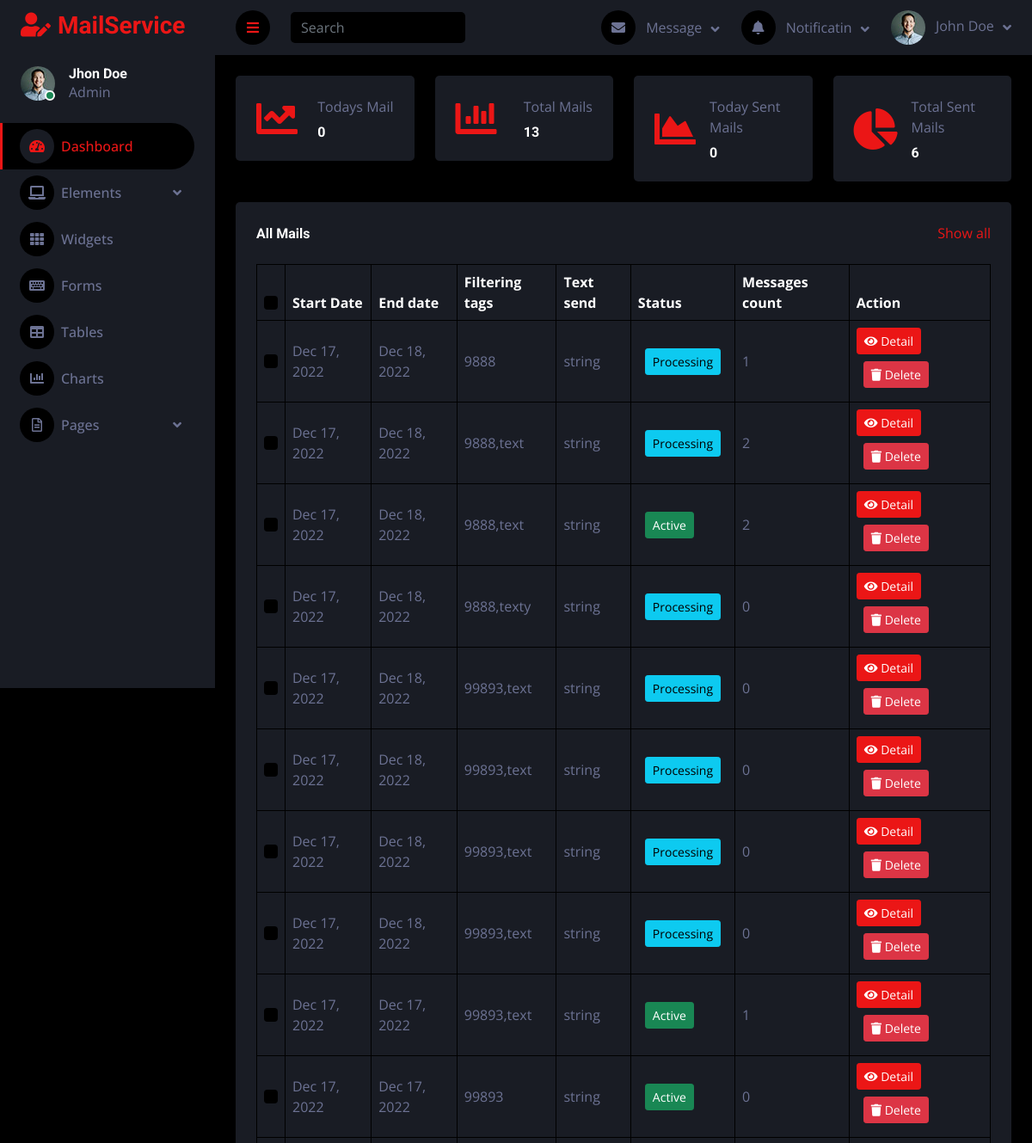
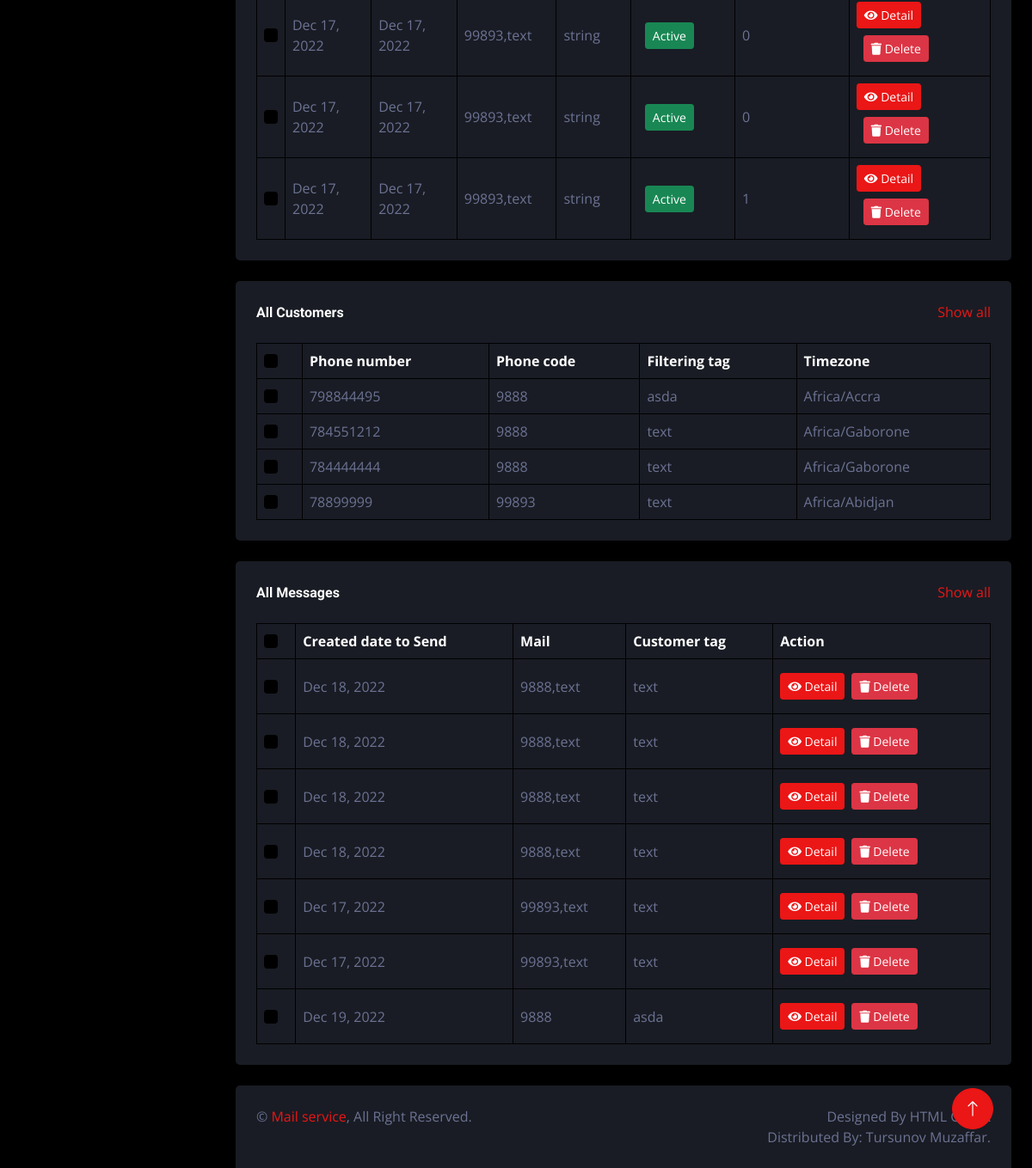
Screenshot of / (signed in) with the database file from the repository (2 pictures, top to bottom).
### main/models.py (models this page shows, shortened)
class Mails(models.Model):
  start_date = models.DateTimeField()
  text_approval = models.TextField(default='')
  fil_code_teg =models.CharField(max_length=255)
  end_date = models.DateTimeField()
  used =models.BooleanField(default=False)
  def __str__(self):
    return self.fil_code_teg

class Messages(models.Model):
  created_date_to_send =models.DateTimeField()
  status = models.CharField(max_length=50)
  mail = models.ForeignKey('Mails',on_delete=models.CASCADE,related_name='messages_m')
  customer =models.ForeignKey(Customer,on_delete=models.CASCADE,related_name='messages_c')

### accounts/models.py (models this page shows, shortened)
class Customer(models.Model):
    phone_number =models.CharField(max_length=15,blank=True, null=True)
    phone_code = models.CharField(max_length=7, blank=True, null=True)
    teg = models.CharField(max_length=255,null=True,blank=True)
    timezone =models.CharField(max_length=100,default=str(tz))

### webui/views.py (the view)
# urls.py: path('',views.index,name='index'),
@login_required(login_url='login')
def index(request):
  if 'search' in request.GET:
    search =request.GET.get('search')
    todays_mails_active=None
    todays_mails_used=None
    count_today=0
    all_mail =0
    total_sent_mails=0
    mails = Mails.objects.filter(Q(text_approval__icontains=search) | Q(fil_code_teg__icontains=search))
    customers =Customer.objects.filter(Q(phone_code__icontains=search)| Q(teg__icontains=search))
    messages =Messages.objects.filter(Q(mail__text_approval__icontains=search)| Q(customer__teg__icontains=search))
  else:
    yesterday = ddate.date.today() - ddate.timedelta(days=1)
    today_start=ddate.date.today() + ddate.timedelta(days=1)
    todays_mails_active = Mails.objects.filter(start_date__gt=yesterday,end_date__lt=today_start,used=False)
    todays_mails_used = Mails.objects.filter(start_date__gt=yesterday,end_date__lt=today_start,used=True)
    mails = Mails.objects.all().annotate(status_count=Count('messages_m__id'))
    total_sent_mails =Mails.objects.filter(used=True).count()
    all_mail =mails.count()
    count_today =todays_mails_active.count() + todays_mails_used.count()
    customers =Customer.objects.all()
    messages =Messages.objects.all()
  context ={
      'today_active':todays_mails_active,
      'today_used':todays_mails_used,
      'today_count':count_today,
      'mails':mails,
      'all_mail':all_mail,
      'total_sent_mails':total_sent_mails,
      'customers':customers,
      'messages':messages
  }
  return render(request,'index.html',context)

### templates/index.html (shortened to what this page needs)
{% extends 'base.html'%}
{% block content %}
<div class="content">
    {% include 'includes/nav.html'%}
    <div class="container-fluid pt-4 px-4">
        <div class="row g-4">
            <div class="col-sm-6 col-xl-3">
                <div class="bg-secondary rounded d-flex align-items-center justify-content-between p-4">
                    <i class="fa fa-chart-line fa-3x text-primary"></i>
                    <div class="ms-3">
                        <p class="mb-2">Todays Mail</p>
                        {%if today_count %}
                        <h6 class="mb-0">{{today_count}}</h6>
                        {%else%}
                        <h6 class="mb-0">0</h6>
                        {%endif%}
                    </div>
                </div>
            </div>
            <div class="col-sm-6 col-xl-3">
                <div class="bg-secondary rounded d-flex align-items-center justify-content-between p-4">
                    <i class="fa fa-chart-bar fa-3x text-primary"></i>
                    <div class="ms-3">
                        <p class="mb-2">Total Mails</p>
                        {%if all_mail%}
                        <h6 class="mb-0">{{all_mail}}</h6>
                        {% else %}
                        <h6 class="mb-0">0</h6>
                        {%endif%}
                    </div>
                </div>
            </div>
            <div class="col-sm-6 col-xl-3">
                <div class="bg-secondary rounded d-flex align-items-center justify-content-between p-4">
                    <i class="fa fa-chart-area fa-3x text-primary"></i>
                    <div class="ms-3">
                        <p class="mb-2">Today Sent Mails</p>
                        {%if today_used %}
                        <h6 class="mb-0">{{today_used}}</h6>
                        {%else%}
                        <h6 class="mb-0">0</h6>
                        {%endif%}
                    </div>
                </div>
            </div>
            <div class="col-sm-6 col-xl-3">
                <div class="bg-secondary rounded d-flex align-items-center justify-content-between p-4">
                    <i class="fa fa-chart-pie fa-3x text-primary"></i>
                    <div class="ms-3">
                        <p class="mb-2">Total Sent Mails</p>
                        {% if total_sent_mails %}
                        <h6 class="mb-0">{{total_sent_mails}}</h6>
                        {% else %}
                        <h6 class="mb-0">0</h6>
                        {%endif%}
                    </div>
                </div>
            </div>
        </div>
    </div>
    {% if mails %}
    <div class="container-fluid pt-4 px-4">
        <div class="bg-secondary text-center rounded p-4">
            <div class="d-flex align-items-center justify-content-between mb-4">
                <h6 class="mb-0">All Mails</h6>
                <a href="{% url 'mail_list'%}">Show all</a>
            </div>
            <div class="table-responsive">
                <table class="table text-start align-middle table-bordered table-hover mb-0">
                    <thead>
                        <tr class="text-white">
                            <th scope="col"><input class="form-check-input" type="checkbox"></th>
                            <th scope="col">Start Date</th>
                            <th scope="col">End date</th>
                            <th scope="col">Filtering tags</th>
                            <th scope="col">Text send</th>
                            <th scope="col">Status</th>
                            <th scope="col">Messages count</th>
                            <th scope="col">Action</th>
                        </tr>
                    </thead>
                    <tbody>
                        {% for mail in mails %}
                        <tr>
                            <td><input class="form-check-input" type="checkbox"></td>
                            <td>{{mail.start_date|date:"M d, Y"}}</td>
                            <td>{{mail.end_date|date:"M d, Y"}}</td>
                            <td>{{mail.fil_code_teg}}</td>
                            <td>{{mail.text_approval}}</td>
                            {%if mail.used %}
                            <td> <button type="button" class="btn btn-success m-2 btn-sm">Active</button></td>
                            {%else%}
                            <td><button type="button" class="btn btn-info m-2 btn-sm">Processing</button></td>
                            {%endif%}
                            <td>
                                {{mail.status_count}}
                            </td>
                            <td><a class="btn btn-sm btn-primary" href="{% url 'mail_detail' mail.id %}"><i class="fa fa-eye"></i> Detail</a><a href="{% url 'mail_delete' mail.id %}"><button type="button" class="btn btn-danger m-2 btn-sm" onclick="return confirm('Are you sure delete this Mail?')"><i class="fa fa-trash"></i> Delete</button></a></td>
                        </tr>
                        {%endfor%}
                    </tbody>
                </table>
            </div>
        </div>
    </div>
    {%endif%}
    {% if customers %}
    <div class="container-fluid pt-4 px-4">
        <div class="bg-secondary text-center rounded p-4">
            <div class="d-flex align-items-center justify-content-between mb-4">
                <h6 class="mb-0">All Customers</h6>
                <a href="{% url 'customer_list'%}">Show all</a>
            </div>
            <div class="table-responsive">
                <table class="table text-start align-middle table-bordered table-hover mb-0">
                    <thead>
                        <tr class="text-white">
                            <th scope="col"><input class="form-check-input" type="checkbox"></th>
                            <th scope="col">Phone number</th>
                            <th scope="col">Phone code</th>
                            <th scope="col">Filtering tag</th>
                            <th scope="col">Timezone</th>
                        </tr>
                    </thead>
                    <tbody>
                        {% for customer in customers %}
                        <tr>
                            <td><input class="form-check-input" type="checkbox"></td>
                            <td>{{customer.phone_number}}</td>
                            <td>{{customer.phone_code}}</td>
                            <td>{{customer.teg}}</td>
                            <td>{{customer.timezone}}</td>
                        </tr>
                        {%endfor%}
                    </tbody>
                </table>
            </div>
        </div>
    </div>
    {%endif%}
    {% if messages %}
    <div class="container-fluid pt-4 px-4">
        <div class="bg-secondary text-center rounded p-4">
            <div class="d-flex align-items-center justify-content-between mb-4">
                <h6 class="mb-0">All Messages</h6>
                <a href="{% url 'message_list' %}">Show all</a>
            </div>
            <div class="table-responsive">
                <table class="table text-start align-middle table-bordered table-hover mb-0">
                    <thead>
                        <tr class="text-white">
                            <th scope="col"><input class="form-check-input" type="checkbox"></th>
                            <th scope="col">Created date to Send</th>
                            <th scope="col">Mail</th>
                            <th scope="col">Customer tag</th>
                            <th scope="col">Action</th>
                        </tr>
                    </thead>
                    <tbody>
                        {% for message in messages %}
                        <tr>
                            <td><input class="form-check-input" type="checkbox"></td>
                            <td>{{message.created_date_to_send|date:"M d, Y"}}</td>
                            <td>{{message.mail}}</td>
                            <td>{{message.customer.teg}}</td>
                            <td><a class="btn btn-sm btn-primary" href="{% url 'message_detail' message.id %}"><i class="fa fa-eye"></i> Detail</a><a href="{% url 'message_delete' message.id %}"><button type="button" class="btn btn-danger m-2 btn-sm" onclick="return confirm('Are you sure delete ths Message?')"><i class="fa fa-trash"></i> Delete</button></a></td>
                        </tr>
                        {%endfor%}
                    </tbody>
                </table>
            </div>
        </div>
    </div>
    {%endif%}
{% endblock %}

### static/css/style.css (style rules this page uses)
:root { --primary: #EB1616; --secondary: #191C24; --light: #6C7293; --dark: #000000; }
.btn { transition: .5s; }
.content { margin-left: 250px; min-height: 100vh; background: var(--dark); transition: 0.5s; }
@media (min-width: 992px) { .content { width: calc(100% - 250px); } }

### rows the page displays
Mails: start_date "Dec 17, 2022", end_date "Dec 18, 2022", fil_code_teg "9888", text_approval "string", used "Processing", status_count "1"
Mails: start_date "Dec 17, 2022", end_date "Dec 18, 2022", fil_code_teg "9888,text", text_approval "string", used "Processing", status_count "2"
Mails: start_date "Dec 17, 2022", end_date "Dec 18, 2022", fil_code_teg "9888,text", text_approval "string", used "Active", status_count "2"
Mails: start_date "Dec 17, 2022", end_date "Dec 18, 2022", fil_code_teg "9888,texty", text_approval "string", used "Processing", status_count "0"
Mails: start_date "Dec 17, 2022", end_date "Dec 18, 2022", fil_code_teg "99893,text", text_approval "string", used "Processing", status_count "0"
Mails: start_date "Dec 17, 2022", end_date "Dec 18, 2022", fil_code_teg "99893,text", text_approval "string", used "Processing", status_count "0"
Mails: start_date "Dec 17, 2022", end_date "Dec 18, 2022", fil_code_teg "99893,text", text_approval "string", used "Processing", status_count "0"
Mails: start_date "Dec 17, 2022", end_date "Dec 18, 2022", fil_code_teg "99893,text", text_approval "string", used "Processing", status_count "0"
Mails: start_date "Dec 17, 2022", end_date "Dec 17, 2022", fil_code_teg "99893,text", text_approval "string", used "Active", status_count "1"
Mails: start_date "Dec 17, 2022", end_date "Dec 17, 2022", fil_code_teg "99893", text_approval "string", used "Active", status_count "0"
Mails: start_date "Dec 17, 2022", end_date "Dec 17, 2022", fil_code_teg "99893,text", text_approval "string", used "Active", status_count "0"
Mails: start_date "Dec 17, 2022", end_date "Dec 17, 2022", fil_code_teg "99893,text", text_approval "string", used "Active", status_count "0"
Mails: start_date "Dec 17, 2022", end_date "Dec 17, 2022", fil_code_teg "99893,text", text_approval "string", used "Active", status_count "1"
Customer: phone_number "798844495", phone_code "9888", teg "asda", timezone "Africa/Accra"
Customer: phone_number "784551212", phone_code "9888", teg "text", timezone "Africa/Gaborone"
Customer: phone_number "784444444", phone_code "9888", teg "text", timezone "Africa/Gaborone"
Customer: phone_number "78899999", phone_code "99893", teg "text", timezone "Africa/Abidjan"
Messages: created_date_to_send "Dec 18, 2022", mail "9888,text", customer.teg "text"
Messages: created_date_to_send "Dec 18, 2022", mail "9888,text", customer.teg "text"
Messages: created_date_to_send "Dec 18, 2022", mail "9888,text", customer.teg "text"
Messages: created_date_to_send "Dec 18, 2022", mail "9888,text", customer.teg "text"
Messages: created_date_to_send "Dec 17, 2022", mail "99893,text", customer.teg "text"
Messages: created_date_to_send "Dec 17, 2022", mail "99893,text", customer.teg "text"
Messages: created_date_to_send "Dec 19, 2022", mail "9888", customer.teg "asda"

### other values shown
{{ all_mail }} "13"
{{ total_sent_mails }} "6"
